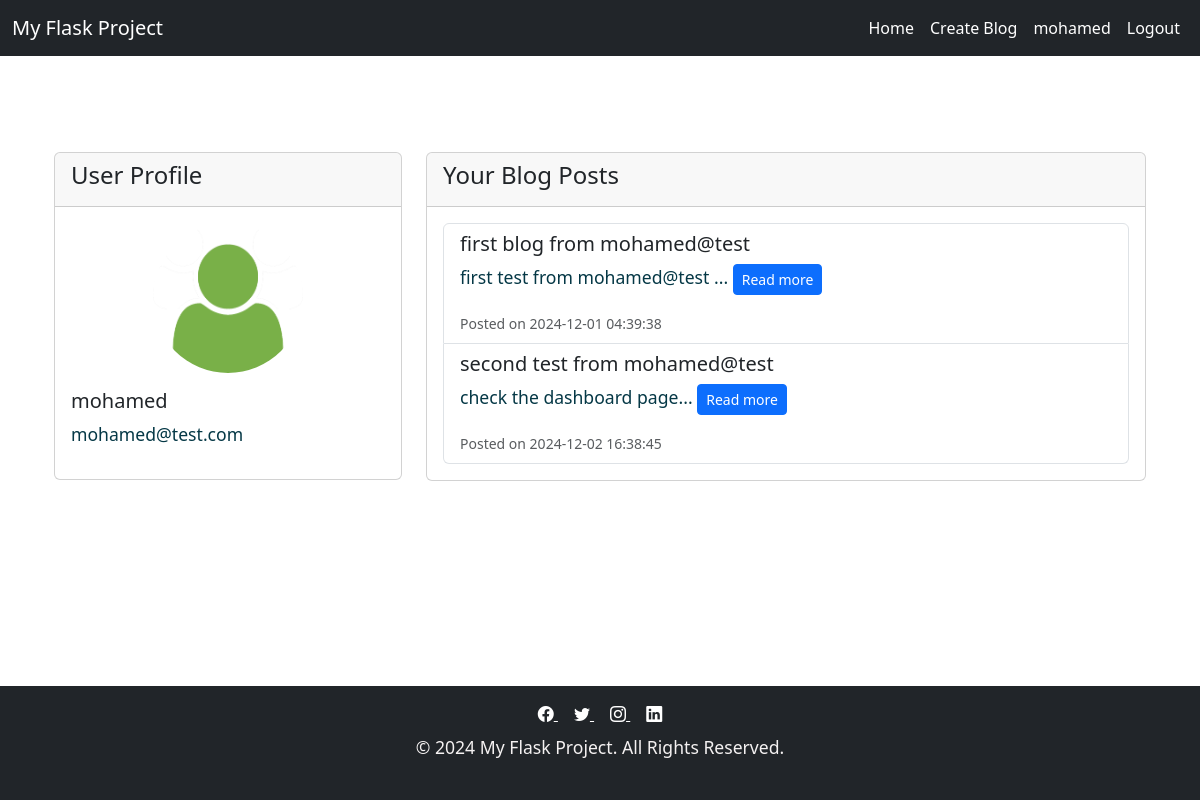
The app's page /dashboard (signed in) with its own data.
### tables this page shows
CREATE TABLE "users" (
	"id"	INTEGER,
	"username"	TEXT NOT NULL,
	"password"	TEXT NOT NULL,
	"email"	TEXT NOT NULL UNIQUE,
	PRIMARY KEY("id" AUTOINCREMENT)
);

CREATE TABLE "posts" (
	"id"	INTEGER,
	"title"	TEXT NOT NULL,
	"body"	TEXT NOT NULL,
	"author_id"	INTEGER,
	"created_at"	TIMESTAMP NOT NULL DEFAULT CURRENT_TIMESTAMP,
	PRIMARY KEY("id" AUTOINCREMENT)
);

### auth.py (the view)
@bp.route('/dashboard')
@login_required  # Ensure the user is logged in
def dashboard():
    db =get_db()
    user_details = g.user_details  # Get the logged-in user's details from g.user_details
    if user_details is None:
        return redirect(url_for('auth.login'))  # Redirect to login page if no user details found
    posts = db.execute('SELECT id, title, body, created_at FROM posts WHERE author_id = ?', (user_details['id'],)).fetchall()
    return render_template('dashboard.html', user=user_details, posts=posts)

### auth.py (called while the page is built)
@bp.before_app_request
def load_logged_in_user():
    user_id = session.get('user_id')
    if user_id is None:
        g.user = None
        g.user_details = None  # No user details if not logged in
    else:
        user = get_db().execute('SELECT * FROM users WHERE id = ?', (user_id,)).fetchone()
        g.user = user['id']  # Store only the user ID in g.user for ID-based operations
        g.user_details = user  # Store the full user details for template access

### blog.py (called while the page is built)
def get_db():
    if 'db' not in g:
        g.db = sqlite3.connect(DATABASE)
        g.db.row_factory = sqlite3.Row  # Return rows as dictionaries for easier access
        g.db.execute('PRAGMA journal_mode=WAL;')  # Enable WAL for concurrent read/writes
    return g.db

def login_required(func):
    @functools.wraps(func)
    def wrapped_func(**kwargs):
        if g.user is None:
            return redirect(url_for('auth.login'))
        return func(**kwargs)
    return wrapped_func

### templates/dashboard.html
{% extends 'base.html' %}
{% block content %}
<div class="container mt-5">
    <div class="row">
        <div class="col-md-4">
            <div class="card">
                <div class="card-header">
                    <h4>User Profile</h4>
                </div>
                <div class="card-body">
                    <div class="text-center">
                        <img src="{{ url_for('static', filename='default.png') }}" class="rounded-circle" alt="Profile Image" style="width:150px;height:150px;">
                    </div>
                    <h5 class="mt-3">{{ user.username }}</h5>
                    <p>{{ user.email }}</p>
                </div>
            </div>
        </div>
        <div class="col-md-8">
            <div class="card">
                <div class="card-header">
                    <h4>Your Blog Posts</h4>
                </div>
                <div class="card-body">
                    {% if posts %}
                        <ul class="list-group">
                            {% for post in posts %}
                                <li class="list-group-item">
                                    <h5>{{ post.title }}</h5>
                                    <p>{{ post.body[:100] }}...
                                    <a href="{{ url_for('blog.show', post_id=post['id']) }}" class="btn btn-primary btn-sm" role="button">Read more</a>
                                </p>
                                    <small class="text-muted">Posted on {{ post.created_at }}</small>
                                </li>
                            {% endfor %}
                        </ul>
                    {% else %}
                        <p>No blog posts available.</p>
                    {% endif %}
                </div>
            </div>
        </div>
    </div>
</div>
{% endblock %}

### templates/base.html (shortened to what this page needs)
<!DOCTYPE html>
<html lang="en">
<head>
    <link rel="stylesheet" href="{{ url_for('static', filename='style.css') }}">
    <link href="https://cdn.jsdelivr.net/npm/bootstrap@5.3.0-alpha1/dist/css/bootstrap.min.css" rel="stylesheet">
    <link href="https://cdn.jsdelivr.net/npm/bootstrap-icons/font/bootstrap-icons.css" rel="stylesheet">
</head>
<body class="d-flex flex-column min-vh-100">
    <nav class="navbar navbar-expand-lg navbar-dark bg-dark">
        <div class="container-fluid">
            <a class="navbar-brand" href="{{ url_for('blog.index') }}">My Flask Project</a>
            <div class="collapse navbar-collapse" id="navbarNav">
                <ul class="navbar-nav ms-auto">
                    <li class="nav-item">
                        <a class="nav-link active" aria-current="page" href="{{ url_for('blog.index') }}">Home</a>
                    </li>
                    <li class="nav-item">
                        <a class="nav-link active" aria-current="page" href="{{ url_for('blog.create') }}">Create Blog</a>
                    </li>
                    {% if g.user %}
                    <li class="nav-item">
                        <a class="nav-link active" aria-current="page" href="{{ url_for('auth.dashboard') }}">{{ g.user_details['username'] }}</a>
                    </li>
                    <li class="nav-item">
                        <a class="nav-link active" aria-current="page" href="{{ url_for('auth.logout') }}">Logout</a>
                    </li>
                    {% endif %}
                </ul>
            </div>
        </div>
    </nav>
    <div class="container mt-5 mb-5 flex-grow-1">
        {% block content %}
        {% endblock %}
    </div>
    <footer class="bg-dark text-white text-center py-3">
        <div class="container">
            <div class="mb-2">
                <a href="https://facebook.com" target="_blank" class="text-white me-3">
                    <i class="bi bi-facebook"></i>
                </a>
                <a href="https://twitter.com" target="_blank" class="text-white me-3">
                    <i class="bi bi-twitter"></i>
                </a>
                <a href="https://instagram.com" target="_blank" class="text-white me-3">
                    <i class="bi bi-instagram"></i>
                </a>
                <a href="https://linkedin.com" target="_blank" class="text-white">
                    <i class="bi bi-linkedin"></i>
                </a>
            </div>
            <p id="footer">&copy; 2024 My Flask Project. All Rights Reserved.</p>
        </div>
    </footer>
</body>
</html>

### static/style.css (style rules this page uses)
body { font-family: 'Arial', sans-serif; background-color: #f4f4f9; color: #333; margin: 0; padding: 0; line-height: 1.6; }
h1, h2, h3, h4, h5, h6 { color: #2c3e50; font-weight: 700; margin-top: 1.5rem; margin-bottom: 0.75rem; }
h4 { font-size: 1.5rem; }
h5 { font-size: 1.25rem; }
p { color: #053846; font-size: 1.1rem; margin-bottom: 1.5rem; }
a { color: #3498db; text-decoration: none; }
footer { background-color: #2c3e50; color: #ecf0f1; padding: 1rem; text-align: center; }
p#footer { color: #f4f1f1; font-size: 1.1rem; margin-bottom: 1.5rem; }
footer a { color: #ecf0f1; }

### records on screen
users: user_details.username "mohamed", username "mohamed", email "mohamed@test.com"
posts: title "first blog from mohamed@test", body "first test from mohamed@test", created_at "2024-12-01 04:39:38"
posts: title "second test from mohamed@test", body "check the dashboard page", created_at "2024-12-02 16:38:45"
